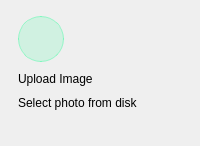
             <widget class="QFrame" name="qaUploadImage">
              <property name="kind" stdset="0">
               <string notr="true">qaCardPrimary</string>
              </property>
              <property name="cursor">
               <cursorShape>PointingHandCursor</cursorShape>
              </property>
              <property name="minimumSize">
               <size>
                <width>0</width>
                <height>116</height>
               </size>
              </property>
              <property name="sizePolicy">
               <sizepolicy hsizetype="Expanding" vsizetype="Preferred">
                <horstretch>0</horstretch>
                <verstretch>0</verstretch>
               </sizepolicy>
              </property>
              <layout class="QVBoxLayout" name="qaUploadImageLayout">
               <property name="spacing">
                <number>10</number>
               </property>
               <property name="leftMargin">
                <number>18</number>
               </property>
               <property name="topMargin">
                <number>16</number>
               </property>
               <property name="rightMargin">
                <number>18</number>
               </property>
               <property name="bottomMargin">
                <number>16</number>
               </property>
               <item>
                <widget class="QLabel" name="qaUploadImageIconCircle">
                 <property name="pixmap">
                  <pixmap>icons/upload__00FF85__24.svg</pixmap>
                 </property>
                 <property name="alignment">
                  <set>Qt::AlignCenter</set>
                 </property>
                 <property name="minimumSize">
                  <size>
                   <width>46</width>
                   <height>46</height>
                  </size>
                 </property>
                 <property name="maximumSize">
                  <size>
                   <width>46</width>
                   <height>46</height>
                  </size>
                 </property>
                 <property name="styleSheet">
                  <string>background-color: rgba(0,255,133,0.13); border: 1px solid rgba(0,255,133,0.33); border-radius: 23px;</string>
                 </property>
                </widget>
               </item>
               <item>
                <widget class="QLabel" name="qaUploadImageTitle">
                 <property name="text">
                  <string>Upload Image</string>
                 </property>
                 <property name="role" stdset="0">
                  <string notr="true">qaTitle</string>
                 </property>
                </widget>
               </item>
               <item>
                <widget class="QLabel" name="qaUploadImageDesc">
                 <property name="text">
                  <string>Select photo from disk</string>
                 </property>
                 <property name="wordWrap">
                  <bool>true</bool>
                 </property>
                 <property name="role" stdset="0">
                  <string notr="true">qaDesc</string>
                 </property>
                </widget>
               </item>
               <item>
                <spacer name="qaUploadImageSpacer">
                 <property name="orientation">
                  <enum>Qt::Vertical</enum>
                 </property>
                 <property name="sizeHint" stdset="0">
                  <size>
                   <width>40</width>
                   <height>20</height>
                  </size>
                 </property>
                </spacer>
               </item>
              </layout>
             </widget>
